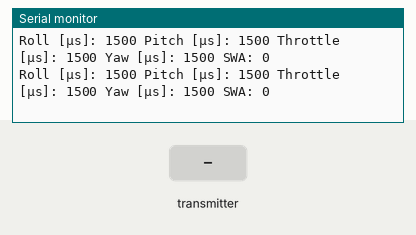
Simulated run of this sketch. Board: ESP32. Parts: the last lines printed to the serial monitor. The inputs (shaded band) are chosen by the test bench.

Above: at 1.2 s.
1.3 s: the transmitter starts sending readChannel.0 = 1000
At 2.2 s:
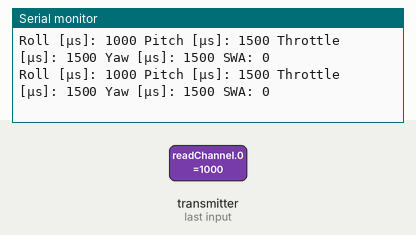
2.8 s: the transmitter starts sending readChannel.1 = 1000
At 3.6 s:
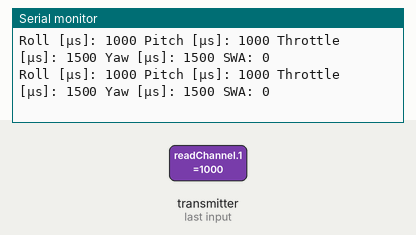
4.3 s: the transmitter starts sending readChannel.2 = 1000
At 5.2 s:
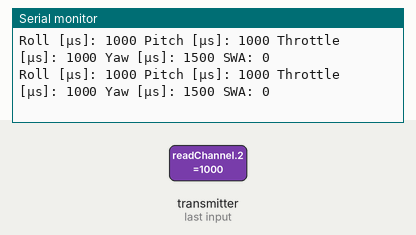
5.8 s: the transmitter starts sending readChannel.3 = 1000
At 6.5 s:
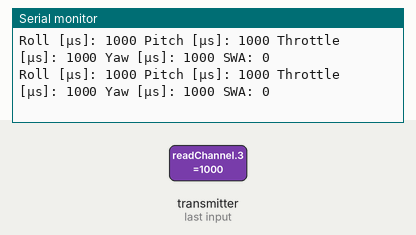
7.3 s: the transmitter starts sending readChannel.4 = 2000
At 8.3 s:
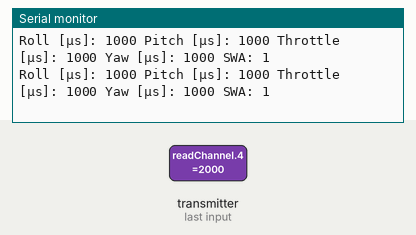
8.8 s: the transmitter starts sending readChannel.0 = 1250
At 9.8 s:
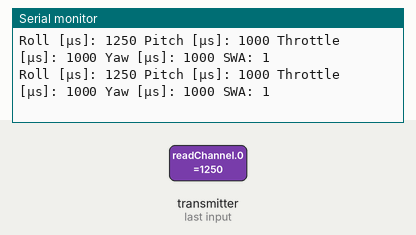
Timing chart, 0 to 11.8 s (numbered marks = the images above; inputs shaded):
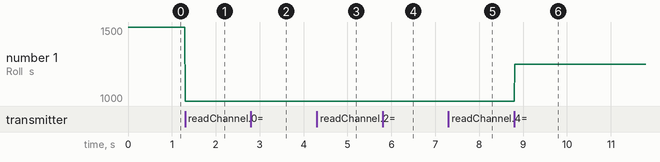

Measured:
- after the input at 1.3 s, the serial monitor: prints a new line at once (image 1)
- after the input at 2.8 s, the serial monitor: prints a new line at once (image 2)
- after the input at 4.3 s, the serial monitor: prints a new line at once (image 3)
- after the input at 5.8 s, the serial monitor: prints a new line at once (image 4)
- after the input at 7.3 s, the serial monitor: prints a new line at once (image 5)
- after the input at 8.8 s, the serial monitor: prints a new line at once (image 6)
- plotted number 1: 1500 → 1000 after the input at 1.3 s, 1000 → 1250 after the input at 8.8 s

The sketch:

Fly_sky_vevo_ibus_3.0.ino
```cpp
#include <IBusBM.h>
IBusBM ibus;

//ibus.readChannel(0-9) 10 csatorna
#define RX_PIN 16
#define TX_PIN -1

//static const uint8_t Csatorna_Szam = 8;
//static azt jelenti, hogy ez a változó “fájl-szintű / globális” élettartamú, vagyis a program teljes futása alatt létezik, és ugyanaz az egy példánya van.
//csak ebben a .cpp fájlban látható (internal linkage). Tehát ha több fájlod van, másik .cpp-ből nem tudod elérni név szerint.
uint16_t Vevo_Ertekek[]={0,0,0,0,0};
bool SWA_Allapot;

void Csatorna_olvasas() {
    for (uint8_t i = 0; i < 5; i++) {
    Vevo_Ertekek[i] = ibus.readChannel(i);
  }

  if (Vevo_Ertekek[4] > 1500) {
    SWA_Allapot = 1;
  } else {
    SWA_Allapot = 0;
  }
}

void setup() {

  Serial.begin(115200);
  Serial2.begin(115200, SERIAL_8N1, RX_PIN, TX_PIN);
  ibus.begin(Serial2);
}

void loop() {
    // olvasás + print
    Csatorna_olvasas();

    Serial.print("Roll [µs]: ");
    Serial.print(Vevo_Ertekek[0]);
    Serial.print(" Pitch [µs]: ");
    Serial.print(Vevo_Ertekek[1]);
    Serial.print(" Throttle [µs]: ");
    Serial.print(Vevo_Ertekek[2]);
    Serial.print(" Yaw [µs]: ");
    Serial.print(Vevo_Ertekek[3]);
    Serial.print(" SWA: ");
    Serial.println(SWA_Allapot);
    /*Serial.print(" Vmi_2 [µs]: ");
    Serial.print(Vevo_Ertekek[5]);
    Serial.print(" Vmi_3 [µs]: ");
    Serial.print(Vevo_Ertekek[6]);
    Serial.print(" Vmi_4 [µs]: ");
    Serial.print(Vevo_Ertekek[7]);
    Serial.print(" Vmi_5 [µs]: ");
    Serial.print(Vevo_Ertekek[8]);
    Serial.print(" Vmi_6 [µs]: ");
    Serial.println(Vevo_Ertekek[9]);*/
  delay(15);
}
```
